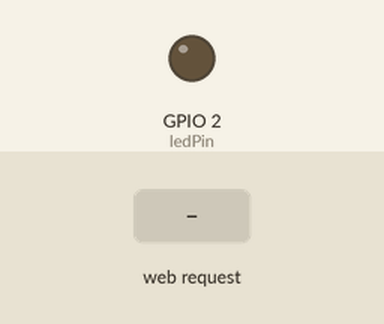
Simulated run of this program. Board: ESP32. On the bench: output pins drawn as LEDs (lit = HIGH). The test bench sets the inputs (shaded band). WiFi joins after 1.5 s; servers stay silent unless stated; what the program prints to the serial monitor is not drawn.

Above: at 2.7 s.
2.8 s: HTTP request GET /set?value=1 received
At 4.0 s:
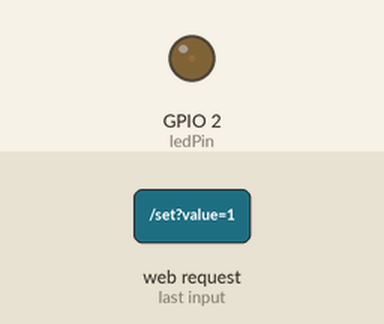
4.3 s: HTTP request GET /set?value=120 received
At 5.4 s:
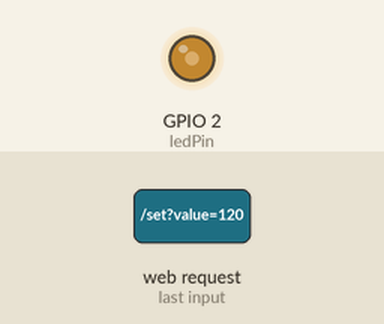
Timing chart, 0 to 7.3 s (numbered marks = the images above; inputs shaded):
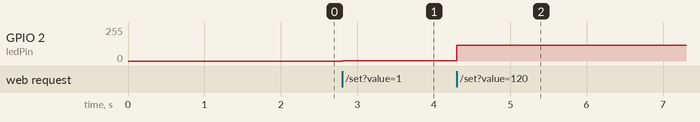

Measured:
- after the input at 2.8 s, GPIO 2 (ledPin): 0/255 → 1/255 at once
- after the input at 4.3 s, GPIO 2 (ledPin): 1/255 → 120/255 at once

The program:

main.cpp
```cpp
#include <Arduino.h>
#include <WiFi.h>
#include <WebServer.h>

const char* ssid = "OPPO A16";
const char* password = "e5tm4gnc";

WebServer server(80);

const int ledPin = 2;
const int pwmChannel = 0;
const int pwmFreq = 5000;
const int pwmResolution = 8;

String webpage = R"rawliteral(
<!DOCTYPE html>
<html>
<head>
<meta name="viewport" content="width=device-width, initial-scale=1">
<title>ESP32 Brightness Control</title>
<style>
body{
    font-family: Arial;
    text-align:center;
    margin-top:50px;
    background:#111;
    color:white;
}
.slider{
    width:80%;
}
</style>
</head>
<body>

<h1>ESP32 LED Brightness</h1>

<input type="range" min="0" max="255" value="0"
class="slider" id="brightness">

<p>Brightness: <span id="value">0</span></p>

<script>
var slider = document.getElementById("brightness");
var output = document.getElementById("value");

slider.oninput = function() {
  output.innerHTML = this.value;

  fetch("/set?value=" + this.value);
}
</script>

</body>
</html>
)rawliteral";

void handleRoot() {
  server.send(200, "text/html", webpage);
}

void handleBrightness() {
  if(server.hasArg("value")) {
    int brightness = server.arg("value").toInt();
    ledcWrite(pwmChannel, brightness);
    server.send(200, "text/plain", "OK");
  }
}

void setup() {
  Serial.begin(115200);

  ledcSetup(pwmChannel, pwmFreq, pwmResolution);
  ledcAttachPin(ledPin, pwmChannel);

  WiFi.begin(ssid, password);

  Serial.print("Connecting");
  while (WiFi.status() != WL_CONNECTED) {
    delay(500);
    Serial.print(".");
  }

  Serial.println("\nConnected!");
  Serial.print("IP Address: ");
  Serial.println(WiFi.localIP());

  server.on("/", handleRoot);
  server.on("/set", handleBrightness);

  server.begin();
}

void loop() {
  server.handleClient();
}
```
